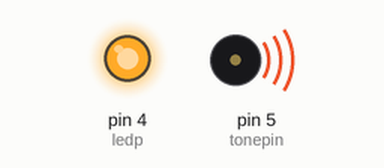
Recording of a sketch running on a simulated Arduino Uno, built with avr-gcc and run on an emulated ATmega328P. Parts: output pins drawn as LEDs (lit = HIGH), buzzer (waves = sounding).

Above: at 0.2 s.
At 15.9 s:
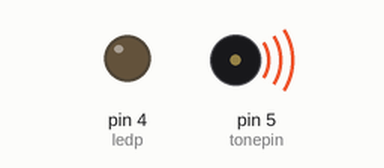
At 34.0 s:
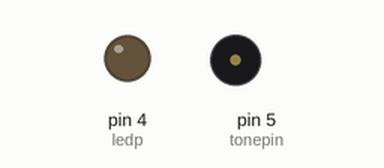
Timing chart, 0 to 41.4 s (numbered marks = the images above):
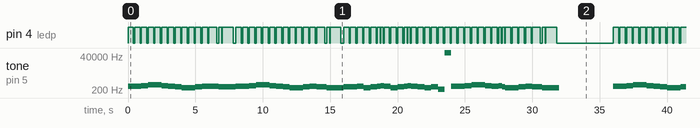

Measured:
- by itself, pin 4 (ledp): moves between LOW and HIGH, repeating every 36.0 s
- by itself, tone on pin 5 (tonepin): plays 350 Hz for 1.0 s, 393 Hz for 0.50 s, 441 Hz for 1.0 s, 393 Hz for 0.50 s, 350 Hz for 0.50 s, 330 Hz for 0.50 s … (184 notes in this stretch)

The sketch:

Project-1.ino
```cpp
//Music Dynamic Rhythm Lamp
#define NTD0 -1
#define NTD1 294
#define NTD2 330
#define NTD3 350
#define NTD4 393
#define NTD5 441
#define NTD6 495
#define NTD7 556

#define NTDL1 147
#define NTDL2 165
#define NTDL3 175
#define NTDL4 196
#define NTDL5 221
#define NTDL6 248
#define NTDL7 278

#define NTDH1 589
#define NTDH2 661
#define NTDH3 700
#define NTDH4 786
#define NTDH5 882
#define NTDH6 990
#define NTDH7 112

#define WHOLE 1
#define HALF 0.5
#define QUARTER 0.25
#define EIGHTH 0.25
#define SIXTEENTH 0.625

int tune[]=
{
NTD3,NTD3,NTD4,NTD5,
NTD5,NTD4,NTD3,NTD2,
NTD1,NTD1,NTD2,NTD3,
NTD3,NTD2,NTD2,
NTD3,NTD3,NTD4,NTD5,
NTD5,NTD4,NTD3,NTD2,
NTD1,NTD1,NTD2,NTD3,
NTD2,NTD1,NTD1,
NTD2,NTD2,NTD3,NTD1,
NTD2,NTD3,NTD4,NTD3,NTD1,
NTD2,NTD3,NTD4,NTD3,NTD2,
NTD1,NTD2,NTDL5,NTD0,
NTD3,NTD3,NTD4,NTD5,
NTD5,NTD4,NTD3,NTD4,NTD2,
NTD1,NTD1,NTD2,NTD3,
NTD2,NTD1,NTD1
};

float durt[]=
{
1,1,1,1,
1,1,1,1,
1,1,1,1,
1+0.5,0.5,1+1,
1,1,1,1,
1,1,1,1,
1,1,1,1,
1+0.5,0.5,1+1,
1,1,1,1,
1,0.5,0.5,1,1,
1,0.5,0.5,1,1,
1,1,1,1,
1,1,1,1,
1,1,1,0.5,0.5,
1,1,1,1,
1+0.5,0.5,1+1,
};

int length;
int tonepin=5;
int ledp=4;

void setup()
{
  pinMode(tonepin,OUTPUT);
  pinMode(ledp,OUTPUT);
  length=sizeof(tune)/sizeof(tune[0]);
}

void loop()
{
  for(int x=0;x<length;x++)
  {
    tone(tonepin,tune[x]);
    digitalWrite(ledp, HIGH);
    delay(400*durt[x]);
    digitalWrite(ledp, LOW);
    delay(100*durt[x]);
    noTone(tonepin);

  }
  delay(4000);
}
```
